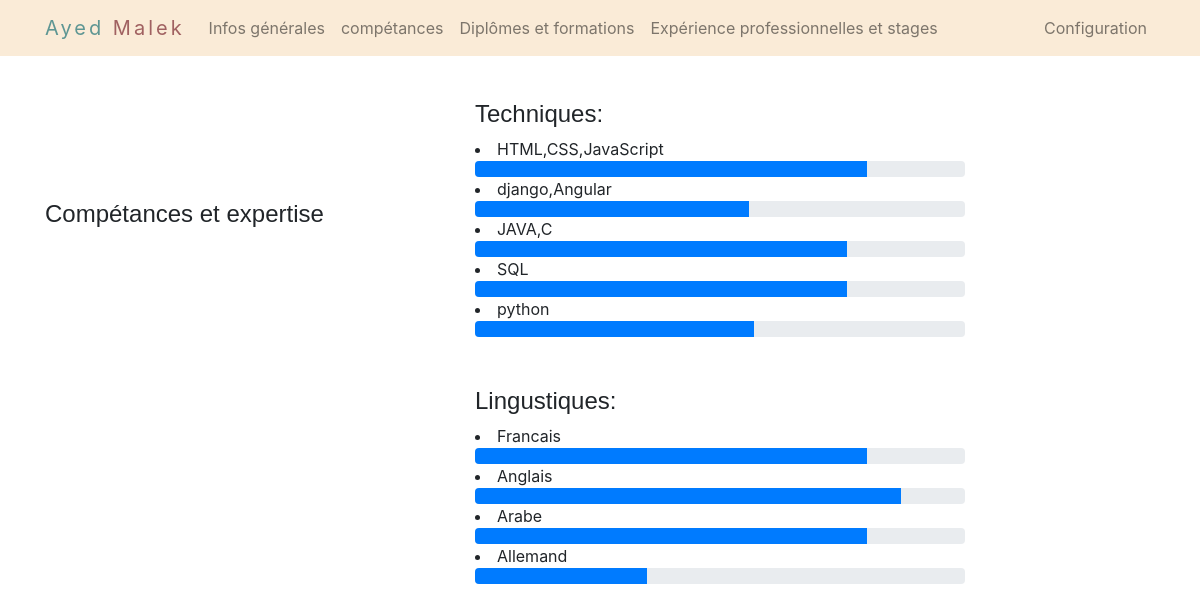
Screenshot of /CV/competance/ with the database file from the repository.
### CV/models.py (models this page shows, shortened)
class competance(models.Model):
    comp=models.CharField(max_length=100)
    niveau=models.IntegerField()
    type=models.CharField(max_length=100)

### CV/views.py (the view)
# urls.py: path('competance/',views.list_comp, name='list_comp'),
def list_comp(request):
    comp=competance.objects.all().values
    template=loader.get_template('competances.html')
    context={
        'comp':comp,
    }
    return HttpResponse(template.render(context,request))

### CV/Templates/competances.html
<html>
    {% load static %}
    <head>
        <link rel="stylesheet" href="{% static 'css/style.css'  %}">
        <link rel="stylesheet" href="{% static 'css/bootstrap.min.css' %}">
    </head>
<body>
{% include "navBar.html" %}
<div class="container">
    <div class="row">
      <div class="col-sm-4 ">
<div style="margin-top:200px ;"><h4>Compétances et expertise</h4></div>
        </div>
        <div class="col-sm-6 ">
            <div class="resume-item" style="margin: 100px 0 0 50px;">
             <h4>Techniques:</h4>
            {% for c in comp %}
            {% if c.type == 'technique' %}
            <li>{{c.comp}} <div class="progress">
                <div class="progress-bar " role="progressbar" style="width: {{c.niveau}}%" aria-valuenow="{{c.niveau}}" aria-valuemin="0" aria-valuemax="5"></div>
              </div>
              </li>
              {% endif %}
              {% endfor %}
            </div>
        <div class="resume-item" style="margin: 50px 0 0 50px;">
           <h4>Lingustiques:</h4>
            {% for c in comp %}
        {% if c.type == 'linguistique' %}
        <li>{{c.comp}} <div class="progress">
            <div class="progress-bar " role="progressbar" style="width: {{c.niveau}}%" aria-valuenow="{{c.niveau}}" aria-valuemin="0" aria-valuemax="5"></div>
          </div>
          </li>
          {% endif %}
        {% endfor %}
        </div>
        </div>
</body>
</html>

### CV/Templates/navBar.html (shortened to what this page needs)
<header>
    <nav class="navbar navbar-expand-lg navbar-light fixed-top mask-custom shadow-0" style="background-color: antiquewhite;">
      <div class="container" >
        <a class="navbar-brand" href="{% url 'index' %}" ><span style="color: #5e9693;">Ayed </span><span style="color: rgb(160, 97, 97);">Malek</span></a>
        <div class="collapse navbar-collapse" id="navbarSupportedContent">
          <ul class="navbar-nav me-auto">
            <li class="nav-item">
              <a class="nav-link" href="{% url 'index' %}">Infos générales</a>
            </li>
            <li class="nav-item">
              <a class="nav-link" href="{% url 'list_comp' %}">compétances</a>
            </li>
            <li class="nav-item">
              <a class="nav-link" href="{% url 'list_formation' %}">Diplômes et formations</a>
            </li>
            <li class="nav-item">
              <a class="nav-link" href="{% url 'list_stage' %}">Expérience professionnelles et stages</a>
            </li>
          </ul>
          <ul class="navbar-nav d-flex flex-row">
            <li class="nav-item me-3 me-lg-0">
              <a class="nav-link" href="#!">
              </a>
            </li>
            <li class="nav-item me-3 me-lg-0">
              <a class="nav-link" href="#!">
              </a>
            </li>
            <li class="nav-item me-3 me-lg-0">
              <a class="nav-link" href="#!">
              </a>
            </li>
          </ul>
          <ul class="navbar-nav ml-auto" >
            <li class="nav-item">
             <a class="nav-link" href="/config">Configuration</a>
            </li>
             </ul>
        </div>
      </div>
    </nav>
  </header>

### CV/static/css/style.css (style rules this page uses)
body { font-family: "Open Sans", sans-serif; color: #272829; }
a { color: #149ddd; text-decoration: none; }
h1, h2, h3, h4, h5, h6 { font-family: "Raleway", sans-serif; }
.mask-custom { backdrop-filter: blur(5px); background-color: rgba(255, 255, 255, .15); }
.navbar-brand { font-size: 1.75rem; letter-spacing: 3px; }

### rows the page displays
competance: comp "HTML,CSS,JavaScript", niveau 80 (drawn)
competance: comp "django,Angular", niveau 56 (drawn)
competance: comp "JAVA,C", niveau 76 (drawn)
competance: comp "SQL", niveau 76 (drawn)
competance: comp "python", niveau 57 (drawn)
competance: comp "Francais", niveau 80 (drawn)
competance: comp "Anglais", niveau 87 (drawn)
competance: comp "Arabe", niveau 80 (drawn)
competance: comp "Allemand", niveau 35 (drawn)
